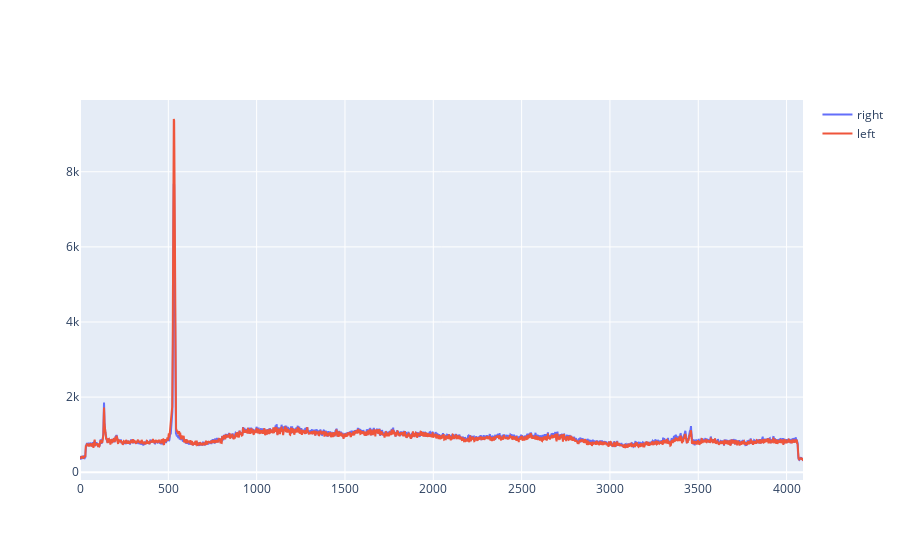

The code cell stored with this chart in its notebook:
### Code cell
fig = go.Figure()
fig.add_trace(
    go.Scatter(
      y=np.squeeze(dir_right[1,:]),
      name='right'
    )
)
fig.add_trace(
    go.Scatter(
      y=np.squeeze(dir_left[0,:]),
      name='left'
    )
)

### Figure 1 — Plotly figure (JSON) as saved in the notebook; plotly's stock layout.template omitted (floating-point values rounded to 4 significant figures; data arrays with more than 128 entries replaced by an {"elided": "..."} marker saying what was removed)
{"data": [{"name": "right", "type": "scatter", "y": {"elided": "4094 float values"}}, {"name": "left", "type": "scatter", "y": {"elided": "4094 float values"}}], "layout": {}}
